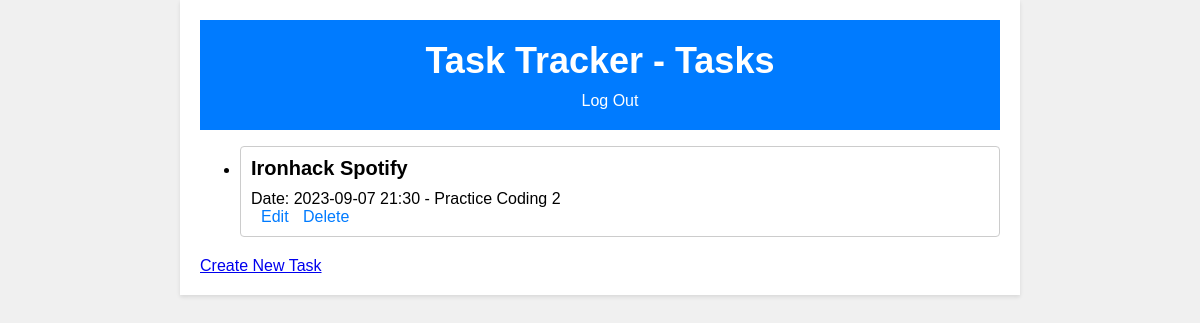
The page /tasks (signed in) on the database as committed earlier.
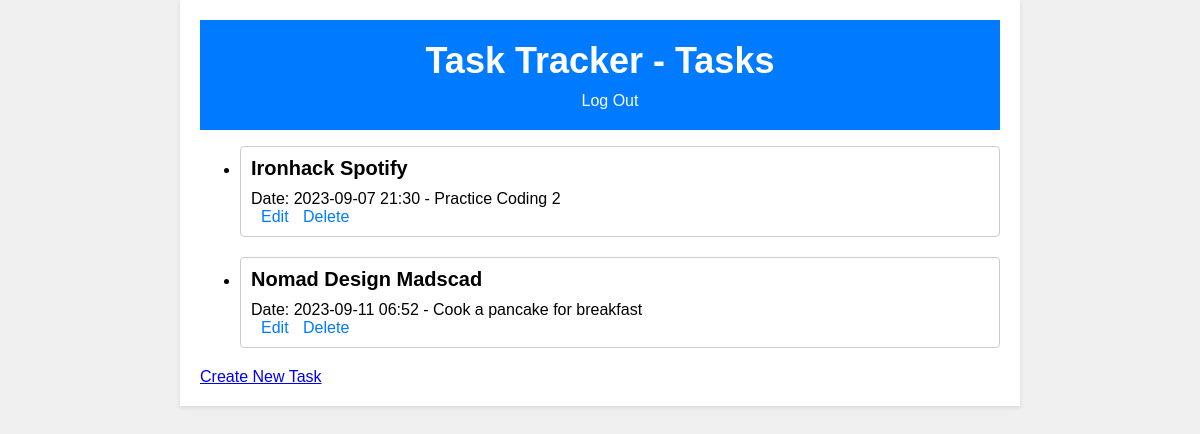
The same page on the database as committed later.
### tables this page shows
CREATE TABLE tasks (
            id INTEGER PRIMARY KEY AUTOINCREMENT,
            name TEXT NOT NULL,
            date TEXT NOT NULL,
            time TEXT NOT NULL,
            description TEXT NOT NULL,
            user_id INTEGER,
            FOREIGN KEY (user_id) REFERENCES users (id)
        );

### app.py (the view)
@app.route('/tasks')
def tasks():
    if 'user_id' in session:
        user_id = session['user_id']
        conn = sqlite3.connect('database.db')
        cursor = conn.cursor()
        cursor.execute('SELECT * FROM tasks WHERE user_id = ?', (user_id,))
        tasks = cursor.fetchall()
        conn.close()
        return render_template('tasks.html', tasks=tasks)
    else:
        return redirect(url_for('login'))

### templates/tasks.html (shortened to what this page needs)
<!DOCTYPE html>
<html>
<head>
    <link rel="stylesheet" type="text/css" href="{{ url_for('static', filename='style.css') }}">
</head>
<body>
    <div class="container">
        <div class="header">
            <h1>Task Tracker - Tasks</h1>
            <a href="{{ url_for('logout') }}" class="nav-link">Log Out</a>
        </div>
        <div class="task-list">
            <ul>
                {% for task in tasks %}
                    <li class="task">
                        <h2>{{ task[1] }}</h2>
                        <p>Date: {{ task[2] }} {{ task[3] }} - {{ task[4] }}</p>
                        <a href="{{ url_for('edit_task', task_id=task[0]) }}" class="task-link">Edit</a>
                        <a href="{{ url_for('delete_task', task_id=task[0]) }}" class="task-link">Delete</a>
                    </li>
                {% endfor %}
            </ul>
        </div>
        <div class="action-button">
            <a href="{{ url_for('create_task') }}" class="nav-link">Create New Task</a>
        </div>
    </div>
</body>
</html>

### static/style.css (style rules this page uses)
body, h1, h2, h3, p { margin: 0; padding: 0; }
body { font-family: Arial, sans-serif; background-color: #f0f0f0; margin: 0; padding: 0; }
.container { max-width: 800px; margin: 0 auto; padding: 20px; background-color: #fff; box-shadow: 0 2px 4px rgba(0, 0, 0, 0.1); }
.header { background-color: #007bff; color: #fff; padding: 20px; text-align: center; }
.header h1 { font-size: 36px; margin-bottom: 10px; }
.header a { color: #fff; text-decoration: none; margin-left: 20px; }
.task-list { list-style: none; padding: 0; }
.task { background-color: #fff; margin-bottom: 20px; padding: 10px; border: 1px solid #ccc; border-radius: 4px; }
.task h2 { font-size: 20px; }
.task p { font-size: 16px; margin-top: 10px; }
.task a { color: #007bff; text-decoration: none; margin-left: 10px; }

Rows that differ between the two databases and show on the page:
added tasks: name "Nomad Design Madscad", date "2023-09-11", time "06:52", description "Cook a pancake for breakfast"
